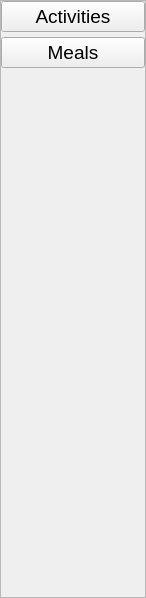
<?xml version="1.0" encoding="UTF-8"?>
<ui version="4.0">
 <class>MainSettings</class>
 <widget class="QWidget" name="MainSettings">
  <property name="geometry">
   <rect>
    <x>0</x>
    <y>0</y>
    <width>146</width>
    <height>598</height>
   </rect>
  </property>
  <property name="windowTitle">
   <string>Form</string>
  </property>
  <layout class="QVBoxLayout" name="verticalLayout">
   <property name="spacing">
    <number>0</number>
   </property>
   <property name="leftMargin">
    <number>0</number>
   </property>
   <property name="topMargin">
    <number>0</number>
   </property>
   <property name="rightMargin">
    <number>0</number>
   </property>
   <property name="bottomMargin">
    <number>0</number>
   </property>
   <item>
    <widget class="QFrame" name="frame_2">
     <property name="frameShape">
      <enum>QFrame::Shape::StyledPanel</enum>
     </property>
     <property name="frameShadow">
      <enum>QFrame::Shadow::Raised</enum>
     </property>
     <layout class="QVBoxLayout" name="verticalLayout_2">
      <property name="spacing">
       <number>5</number>
      </property>
      <property name="leftMargin">
       <number>0</number>
      </property>
      <property name="topMargin">
       <number>0</number>
      </property>
      <property name="rightMargin">
       <number>0</number>
      </property>
      <property name="bottomMargin">
       <number>0</number>
      </property>
      <item>
       <widget class="QPushButton" name="pushButton">
        <property name="font">
         <font>
          <pointsize>14</pointsize>
         </font>
        </property>
        <property name="text">
         <string>Activities</string>
        </property>
       </widget>
      </item>
      <item>
       <widget class="QPushButton" name="pushButton_2">
        <property name="font">
         <font>
          <pointsize>14</pointsize>
         </font>
        </property>
        <property name="text">
         <string>Meals</string>
        </property>
       </widget>
      </item>
      <item>
       <spacer name="verticalSpacer">
        <property name="orientation">
         <enum>Qt::Orientation::Vertical</enum>
        </property>
        <property name="sizeHint" stdset="0">
         <size>
          <width>20</width>
          <height>340</height>
         </size>
        </property>
       </spacer>
      </item>
     </layout>
    </widget>
   </item>
  </layout>
 </widget>
 <resources/>
 <connections/>
</ui>
